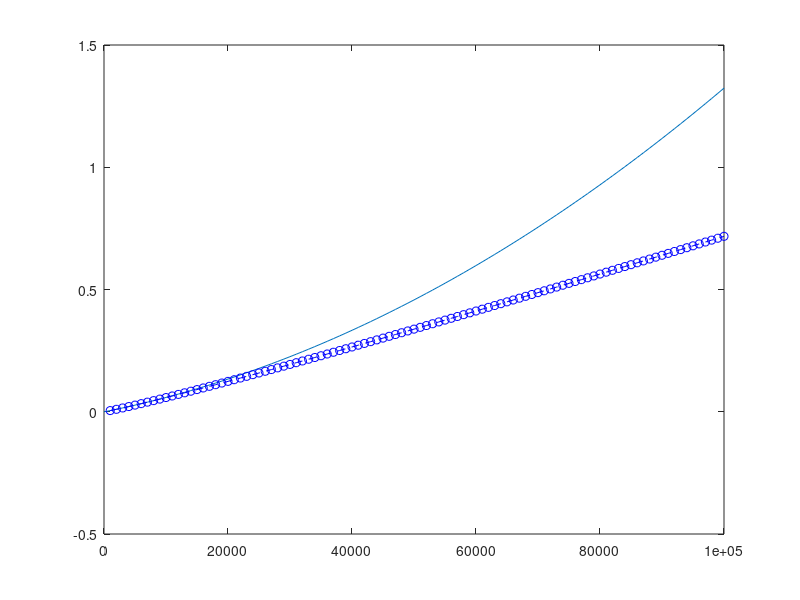

Recreate this plot in MATLAB.
clear; clc; clf;

x = 0:1000:100000;
y1 = (8.171e-11)*x.^2 + (5.068e-06)*x + (-0.0003148);
y2 = 0.0003947 + (1.677e-07)*x + (6.083e-07)*x.*log(x);

plot(x, y1);
hold;
plot(x, y2, 'b--o');